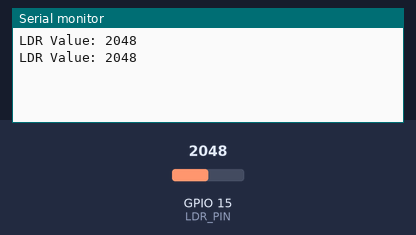
Recording of a sketch running on a simulated ESP32. Parts: the last lines printed to the serial monitor. Inputs (shaded band) come from the test bench; at power-on: GPIO 15 (LDR_PIN) = 2048. The ROS host is connected and sends only what is stated.

Above: at 3.2 s.
3.3 s: GPIO 15 (LDR_PIN) set to 2866
At 3.9 s:
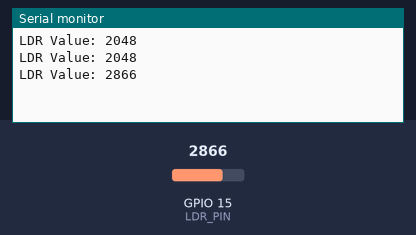
4.8 s: GPIO 15 (LDR_PIN) set to 3603
At 5.4 s:
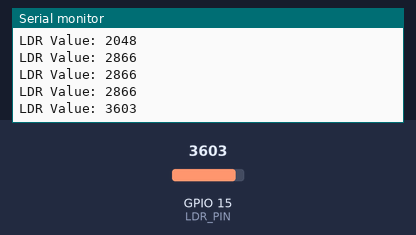
Timing chart, 0 to 7.8 s (numbered marks = the images above; inputs shaded):
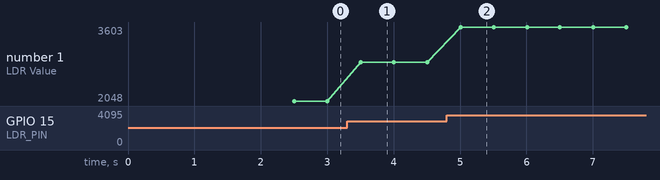

The sketch:

LDR.ino
```cpp
#include <micro_ros_arduino.h>
#include <rcl/rcl.h>
#include <rclc/rclc.h>
#include <rclc/executor.h>
#include <rcl/error_handling.h>

#include <std_msgs/msg/int32.h>
std_msgs__msg__Int32 msg;

rcl_node_t node;
rclc_executor_t executor;
rclc_support_t support;
rcl_allocator_t allocator;
rcl_timer_t timer;

rcl_publisher_t publisher;
rcl_subscription_t subscriber;

#define LDR_PIN 15  // Analog pin connected to LDR

#define RCCHECK(fn) \
  { \
    rcl_ret_t temp_rc = fn; \
    if ((temp_rc != RCL_RET_OK)) { error_loop(); } \
  }
#define RCSOFTCHECK(fn) \
  { \
    rcl_ret_t temp_rc = fn; \
    if ((temp_rc != RCL_RET_OK)) {} \
  }


// Error handling loop
void error_loop() {
  while (1) {
    delay(100);
  }
}

// Timer callback - reads LDR and publishes value
void timer_callback(rcl_timer_t* timer, int64_t last_call_time) {
  (void)last_call_time;
  if (timer != NULL) {
    // Read LDR value (0-4095 on ESP32)
    int ldr_value = analogRead(LDR_PIN);
    // Fill message
    msg.data = ldr_value;
    // Publish message
    rcl_publish(&publisher, &msg, NULL);
    // Optional: print to serial for debugging
    Serial.printf("LDR Value: %d\n", ldr_value);
  }
}

void setup() {
  pinMode(LDR_PIN, INPUT);

  // Set up Micro-ROS
  set_microros_transports();
  delay(2000);
  rcl_allocator_t allocator = rcl_get_default_allocator();
  // Create init_options
  rclc_support_init(&support, 0, NULL, &allocator);
  // Create node
  rclc_node_init_default(&node, "esp32_ldr_node", "", &support);

  // Create publisher
  rclc_publisher_init_default(
    &publisher,
    &node,
    ROSIDL_GET_MSG_TYPE_SUPPORT(std_msgs, msg, Int32),
    "ldr_value");

  //Create timer (publishes every 500ms)
  const unsigned int timer_timeout = 500;
  RCCHECK(rclc_timer_init_default(
    &timer,
    &support,
    RCL_MS_TO_NS(timer_timeout),
    timer_callback));

  // Create executor
  rclc_executor_init(&executor, &support.context, 1, &allocator);
  rclc_executor_add_timer(&executor, &timer);

  // Optional: send a startup message
  msg.data = -1;
  rcl_publish(&publisher, &msg, NULL);
}

void loop() {
  // Spin the executor to process incoming messages and timer callbacks
  rclc_executor_spin_some(&executor, RCL_MS_TO_NS(100));
}

//ros2 run micro_ros_agent micro_ros_agent serial --dev /dev/ttyUSB0
//colcon build --symlink-install
//ros2 topic list
//ros2 topic echo /ldr_value
//ros2 run button_tester ros2 run button_tester ldr_control_gui
```

Measured:
- after the input at 3.3 s, the serial monitor: prints a new line after 0.20 s (image 1)
- after the input at 4.8 s, the serial monitor: prints a new line after 0.21 s (image 2)
- plotted number 1: 2048 → 2866 after the input at 3.3 s, 2866 → 3603 after the input at 4.8 s
